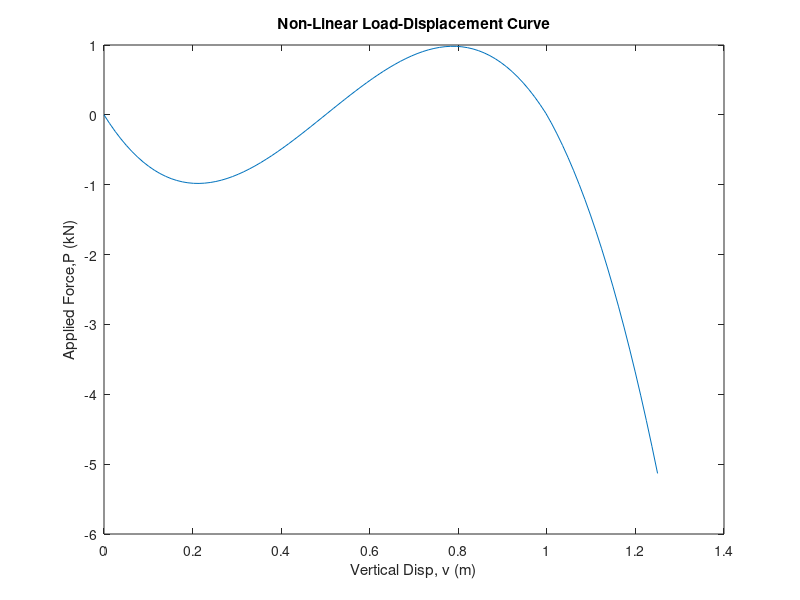

Here is the MATLAB script that generated this plot:
%% CESG 506 HW1 - SNAP-THROUGH LOAD
clear; clc;

%%-----PROBLEM SPECIFIC PARAMETERS-----%%
EA = 2100; %kN
W1 = 5.5; %m
W2 = 4.0; %m
H = 0.5; %m
L1_vec = [W1,H];
L2_vec = [W1,H]-[W1+W2,0];
L1 = sqrt(dot(L1_vec,L1_vec));
L2 = sqrt(dot(L2_vec,L2_vec));
N1 = L1_vec./L1;
N2 = L2_vec./L2;

%%-----DISPLACEMENT CONTROL (SOLVING FREE NODE TRAJECTORY-----%%
v = linspace(0,2.5*H,100); %Controlling downwards displacement
u_storage = zeros(1,100); %Will be used to store indices of u-values that satisfy equilibrium. One associated with each v disp. 
F_int_x = zeros(100,2000);
F_int_x(:,1) = 1; %Assign any positive value to the first column. Used to give initial sign value of F_x in horizontal disp loops
for i = 1:100 %loop through y displacements
    for j = 2:2000  %loop through x-displacements
        u = j/120000; 
        u_bar = [-u,-v(i)]; %displacement of free node. Down due to applied force. Left to maintain x-direction equil'b
        l1_vec = L1_vec + u_bar;
        l2_vec = L2_vec + u_bar;
        l1_mag = sqrt(dot(l1_vec,l1_vec));
        l2_mag = sqrt(dot(l2_vec,l2_vec));
        n_1 = l1_vec./l1_mag;
        n_2 = l2_vec./l2_mag;
        lambda_1 = l1_mag/L1;
        lambda_2 = l2_mag/L2;
        eps_1 = log(lambda_1);
        eps_2 = log(lambda_2);
        f_1 = EA*eps_1;
        f_2 = EA*eps_2;
        F_int = f_1.*n_1 + f_2.*n_2;
        F_int_x(i,j) = F_int(:,1); 
        
        if F_int_x(i,j)*F_int_x(i,j-1) < 0
            u_storage(i) = -u; %Finding and storing the u displacements associated with v(i) 
        else
        end
        
    end
end

%%-----SOLVING AND PLOTTING INTERNAL FORCE (y) FOR FREE NODE TRAJECTORY-----%%
FF_int_y = zeros(1,100);
for ii = 1:100
    vv = v(ii); %has opposite sign
    uu = u_storage(ii); %already has correct sign
    uu_bar = [uu, -vv]; %signs both correct
    el1_vec = L1_vec + uu_bar;
    el2_vec = L2_vec + uu_bar;
    el1_mag = sqrt(dot(el1_vec,el1_vec));
    el2_mag = sqrt(dot(el2_vec,el2_vec));
    nn_1 = el1_vec./el1_mag;
    nn_2 = el2_vec./el2_mag;
    llambda_1 = el1_mag/L1;
    llambda_2 = el2_mag/L2;
    eeps_1 = log(llambda_1);
    eeps_2 = log(llambda_2);
    ff_1 = EA*eeps_1;
    ff_2 = EA*eeps_2;
    FF_int = ff_1.*nn_1 + ff_2.*nn_2;
    FF_int_y(ii) = FF_int(:,2);
end

plot(v,FF_int_y)
xlabel('Vertical Disp, v (m)')
ylabel('Applied Force,P (kN)')
title('Non-Linear Load-Displacement Curve')

        
        